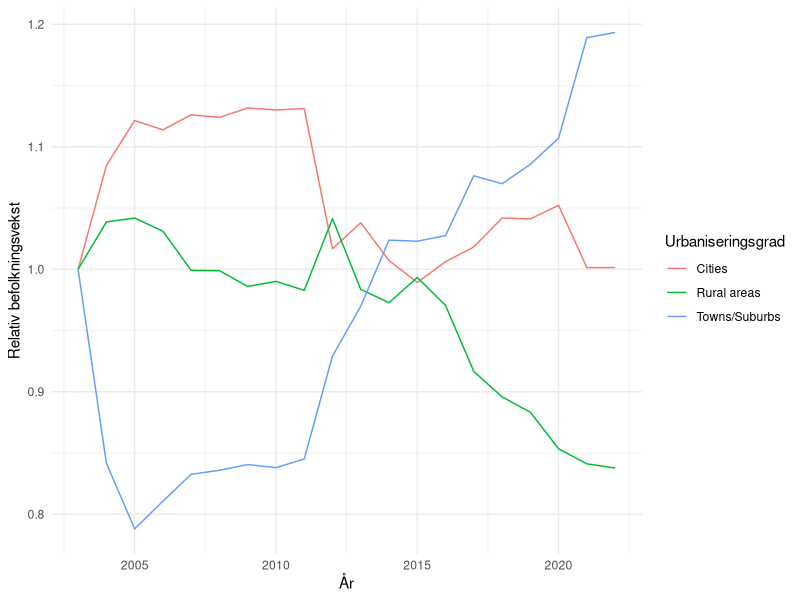
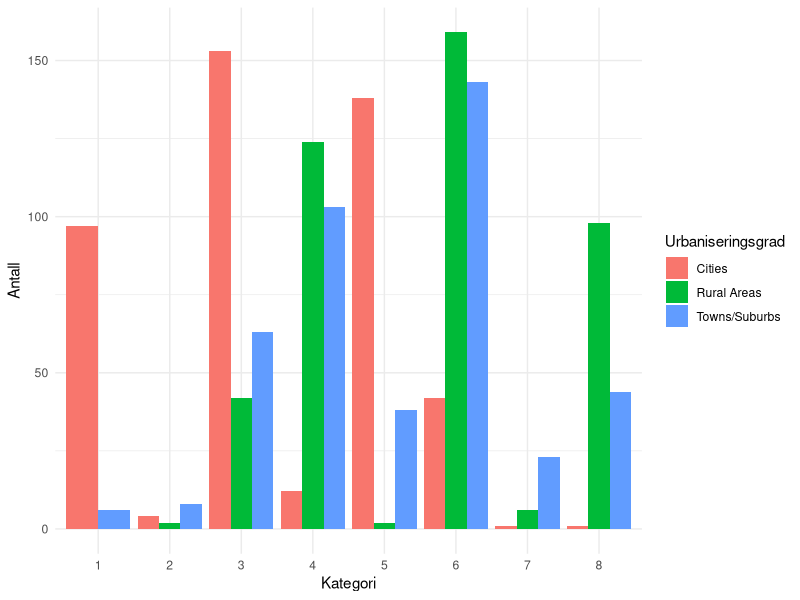
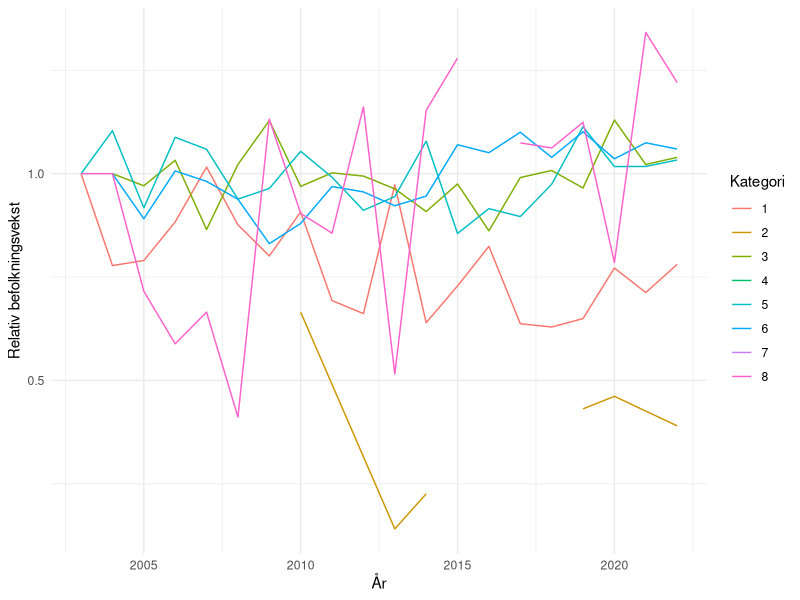
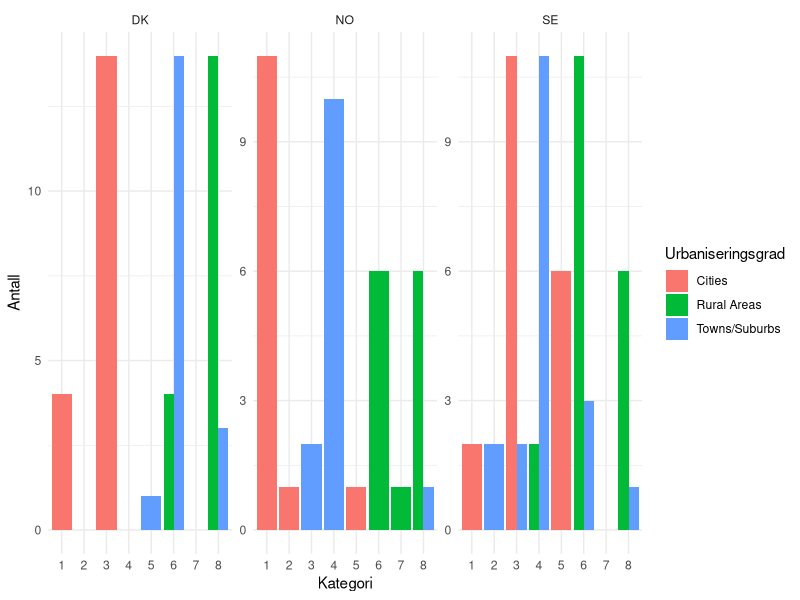
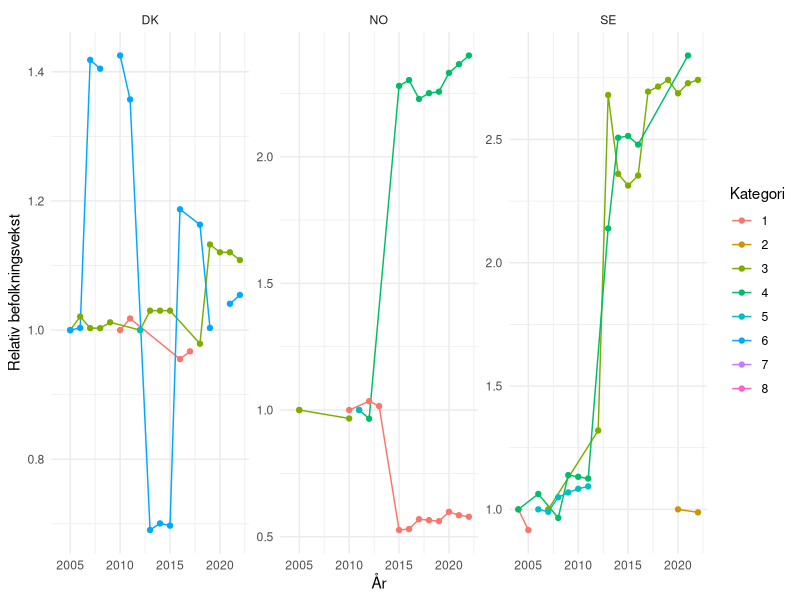
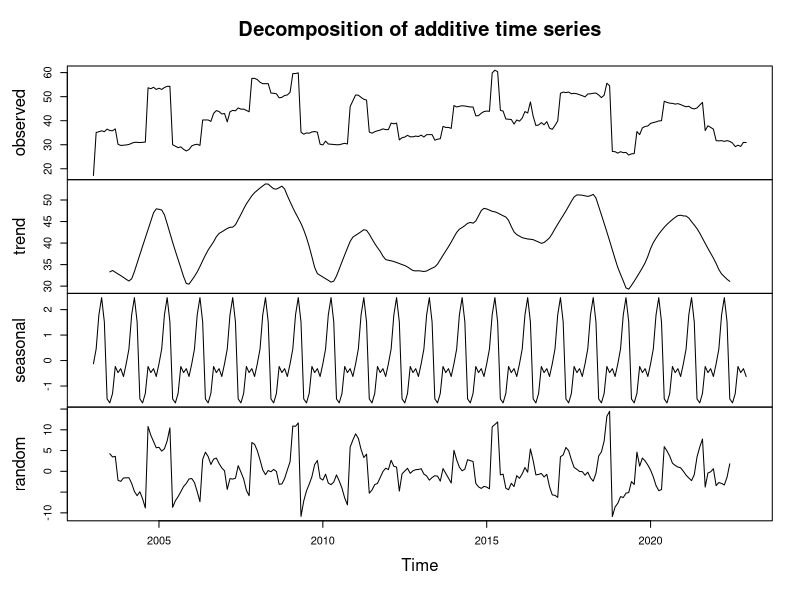
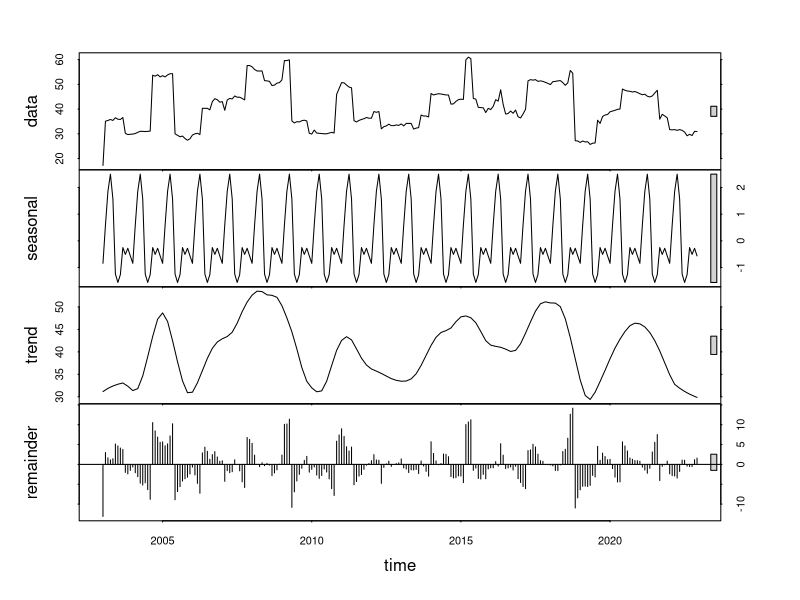
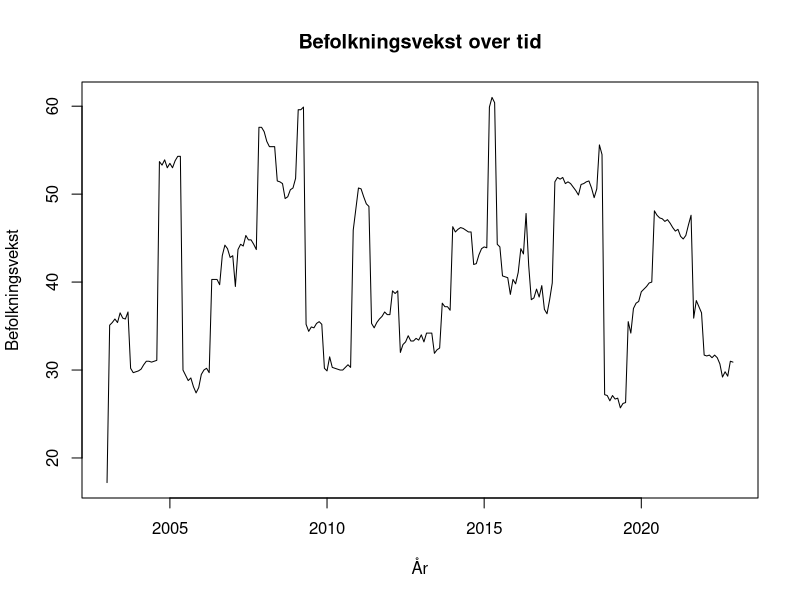

Generate these figures, in order, with R:
## ---- chunk 1
#| label: setup 
#| echo: false
#| output: false
#| message: false
library(tidyverse)
library(readxl)
library(dplyr)
library(ggplot2)
library(flextable)
## ---- chunk 2
#| echo: false
#| message: false
data <- read_csv("ilc_lvho01__custom_9371289_linear.csv") 
## ---- chunk 3
#| echo: false
data <- data |>
  select(geo, deg_urb, TIME_PERIOD, OBS_VALUE) |>
  filter(!(geo %in% c("LV", "MK", "HR", "RO", "RS", "CH", "AL", "IS"))) |>
  mutate(deg_urb = case_when(
    deg_urb == "DEG1" ~ "Cities",
    deg_urb == "DEG2" ~ "Towns/Suburbs",
    deg_urb == "DEG3" ~ "Rural areas"
  ))
## ---- chunk 4
#| echo: false
#| message: false
#| label: fig-gjsnitt-befolkning
#| fig-cap: "Relativ befolkningsvekst i perioden 2003-2022 fordelt på urbaniseringsgradene; cities, towns/suburbs, rural areas."

data %>%
  group_by(deg_urb, TIME_PERIOD) %>%
  summarise(mean_value = mean(OBS_VALUE)) %>%
  mutate(demeaned_value = mean_value/first(mean_value)) %>%
  ggplot(aes(x = TIME_PERIOD, y = demeaned_value, color = deg_urb)) +
  geom_line() +
  labs(x = "År",
       y = "Relativ befolkningsvekst",
       color = "Urbaniseringsgrad") +
  theme_minimal()

## ---- chunk 5
#| echo: false
subset_deg1 <- data |> 
  filter(deg_urb == "Cities")

subset_deg2 <- data |> 
  filter(deg_urb == "Towns/Suburbs")

subset_deg3 <- data |> 
  filter(deg_urb == "Rural areas")
## ---- chunk 6
#| echo: false
summary_deg1 <- subset_deg1 %>%
  summarise(
    min = sprintf("%.2f", min(OBS_VALUE)),
    median = sprintf("%.2f", median(OBS_VALUE)),
    mean = sprintf("%.2f", mean(OBS_VALUE)),
    max = sprintf("%.2f", max(OBS_VALUE)),
    variance = sprintf("%.2f", var(OBS_VALUE)),
    std.dev = sprintf("%.2f", sd(OBS_VALUE))
  ) 

summary_deg2 <- subset_deg2 %>%
  summarise(
    min = sprintf("%.2f", min(OBS_VALUE)),
    median = sprintf("%.2f", median(OBS_VALUE)),
    mean = sprintf("%.2f", mean(OBS_VALUE)),
    max = sprintf("%.2f", max(OBS_VALUE)),
    variance = sprintf("%.2f", var(OBS_VALUE)),
    std.dev = sprintf("%.2f", sd(OBS_VALUE))
  )

summary_deg3 <- subset_deg3 %>%
  summarise(
    min = sprintf("%.2f", min(OBS_VALUE)),
    median = sprintf("%.2f", median(OBS_VALUE)),
    mean = sprintf("%.2f", mean(OBS_VALUE)),
    max = sprintf("%.2f", max(OBS_VALUE)),
    variance = sprintf("%.2f", var(OBS_VALUE)),
    std.dev = sprintf("%.2f", sd(OBS_VALUE))
  )
## ---- chunk 7
#| echo: false
#| label: tbl-summary-degurb
#| tbl-cap: "Deskriptiv statistikk for befolkningsutviklingen i de tre urbaniseringsgradene: cities, towns/suburbs, rural areas."
summary_degurb <- bind_rows(
  mutate(summary_deg1, urbaniseringsgrad = "Cities"),
  mutate(summary_deg2, urbaniseringsgrad = "Towns/Suburbs"),
  mutate(summary_deg3, urbaniseringsgrad = "Rural Areas")
) %>%
  select(urbaniseringsgrad, everything()
) %>%
  flextable() |>
  width(1, width = 1.5) |> 
  width(2, width = 0.8)

summary_degurb
## ---- chunk 8
#| echo: false
#| message: false
data1 <- read_csv("arbeidskraft.csv") |> 
  select(arbeidsvekst = OBS_VALUE, geo, age, deg_urb, TIME_PERIOD)

data2 <- read_csv("arbeidsledighet1.csv") |> 
  select(arbeidsledig = OBS_VALUE, geo,age, deg_urb, TIME_PERIOD)

data3 <- read_csv("huspris.csv") |> 
  select(huspris = OBS_VALUE, geo, deg_urb, TIME_PERIOD)
## ---- chunk 9
#| echo: false
arbeidsvekst <- data1 |>
  filter(age == "Y15-64") |>
  filter(!(geo %in% c("LV", "MK", "HR", "RO", "RS", "CH", "AL", "IS"))) |>
  mutate(deg_urb = case_when(
    deg_urb == "DEG1" ~ "Cities",
    deg_urb == "DEG2" ~ "Towns/Suburbs",
    deg_urb == "DEG3" ~ "Rural Areas",
    TRUE ~ as.character(deg_urb)
  ))
## ---- chunk 10
#| echo: false
arbeidsledig <- data2 |> 
  filter(age == "Y15-64") |>
  filter(!(geo %in% c("LV", "MK", "HR", "RO", "RS", "CH", "AL", "IS"))) |>
  mutate(deg_urb = case_when(
    deg_urb == "DEG1" ~ "Cities",
    deg_urb == "DEG2" ~ "Towns/Suburbs",
    deg_urb == "DEG3" ~ "Rural Areas",
    TRUE ~ as.character(deg_urb) 
  ))
## ---- chunk 11
#| echo: false
huspris <- data3 |> 
  filter(!(geo %in% c("LV", "MK", "HR", "RO", "RS", "CH", "AL", "IS"))) |>
  mutate(deg_urb = case_when(
    deg_urb == "DEG1" ~ "Cities",
    deg_urb == "DEG2" ~ "Towns/Suburbs",
    deg_urb == "DEG3" ~ "Rural Areas",
    TRUE ~ as.character(deg_urb)  # Beholder andre verdier uendret
  ))
## ---- chunk 12
#| echo: false
join <- arbeidsvekst |> 
  left_join(arbeidsledig, join_by(geo, TIME_PERIOD, deg_urb))

join1 <- join |> 
  left_join(huspris, join_by(geo, TIME_PERIOD, deg_urb))

maindata <- join1 |> 
  left_join(data, join_by(geo, TIME_PERIOD, deg_urb)) |>
  select(geo, deg_urb, TIME_PERIOD, OBS_VALUE, arbeidsledig, arbeidsvekst, huspris)
## ---- chunk 13
#| echo: false
maindata <- maindata %>%
  group_by(geo, TIME_PERIOD) %>%
  mutate(arb.ledig.geo.mean = mean(arbeidsledig, na.rm = TRUE), huspris.geo.mean = mean(huspris, na.rm = TRUE), arb.vekst.geo.mean = mean(arbeidsvekst, na.rm = TRUE))
## ---- chunk 14
#| echo: false
maindata <- maindata %>%
  mutate(classification = case_when(
    arbeidsledig > arb.ledig.geo.mean & arbeidsvekst > arb.vekst.geo.mean & huspris > huspris.geo.mean ~ "1.høy arbeisledighet, høy arbeidsvekst, høy huspris",
    arbeidsledig > arb.ledig.geo.mean & arbeidsvekst > arb.vekst.geo.mean & huspris <= huspris.geo.mean ~ "2.høy arbeisledighet, høy arbeidsvekst, lav huspris",
    arbeidsledig > arb.ledig.geo.mean & arbeidsvekst <= arb.vekst.geo.mean & huspris > huspris.geo.mean ~ "3.høy arbeisledighet, lav arbeidsvekst, høy huspris",
    arbeidsledig > arb.ledig.geo.mean & arbeidsvekst <= arb.vekst.geo.mean & huspris <= huspris.geo.mean ~ "4.høy arbeisledighet, lav arbeidsvekst, lav huspris",
    arbeidsledig <= arb.ledig.geo.mean & arbeidsvekst > arb.vekst.geo.mean & huspris > huspris.geo.mean ~ "5.lav arbeisledighet, høy arbeidsvekst, høy huspris",
    arbeidsledig <= arb.ledig.geo.mean & arbeidsvekst > arb.vekst.geo.mean & huspris <= huspris.geo.mean ~ "6.lav arbeisledighet, høy arbeidsvekst, lav huspris",
    arbeidsledig <= arb.ledig.geo.mean & arbeidsvekst <= arb.vekst.geo.mean & huspris > huspris.geo.mean ~ "7.lav arbeisledighet, lav arbeidsvekst, høy huspris",
    arbeidsledig <= arb.ledig.geo.mean & arbeidsvekst <= arb.vekst.geo.mean & huspris <= huspris.geo.mean ~ "8. lav arbeisledighet, lav arbeidsvekst, lav huspris")
  )  %>%
  filter(!is.na(classification))
## ---- chunk 15
#| echo: false
maindata <- maindata %>%
  mutate(classification_nr = case_when(
    arbeidsledig > arb.ledig.geo.mean & arbeidsvekst > arb.vekst.geo.mean & huspris > huspris.geo.mean ~ "1",
    arbeidsledig > arb.ledig.geo.mean & arbeidsvekst > arb.vekst.geo.mean & huspris <= huspris.geo.mean ~ "2",
    arbeidsledig > arb.ledig.geo.mean & arbeidsvekst <= arb.vekst.geo.mean & huspris > huspris.geo.mean ~ "3",
    arbeidsledig > arb.ledig.geo.mean & arbeidsvekst <= arb.vekst.geo.mean & huspris <= huspris.geo.mean ~ "4",
    arbeidsledig <= arb.ledig.geo.mean & arbeidsvekst > arb.vekst.geo.mean & huspris > huspris.geo.mean ~ "5",
    arbeidsledig <= arb.ledig.geo.mean & arbeidsvekst > arb.vekst.geo.mean & huspris <= huspris.geo.mean ~ "6",
    arbeidsledig <= arb.ledig.geo.mean & arbeidsvekst <= arb.vekst.geo.mean & huspris > huspris.geo.mean ~ "7",
    arbeidsledig <= arb.ledig.geo.mean & arbeidsvekst <= arb.vekst.geo.mean & huspris <= huspris.geo.mean ~ "8")
  )  %>%
  filter(!is.na(classification)) 
## ---- chunk 16
#| echo: false
maindata <- maindata %>%
  select(geo, deg_urb, TIME_PERIOD, OBS_VALUE, arbeidsledig, arbeidsvekst, huspris, arb.ledig.geo.mean, arb.vekst.geo.mean, huspris.geo.mean, classification_nr, classification)
## ---- chunk 17
#| echo: false
#| message: false
#| label: fig-stolpediagram
#| fig-cap: "Urbaniseringsgradene cities, towns/suburbs og rural areas fordelt på kategoriene i klassifiseringsmetodikken av Andresson, Håkonsen og Thorsen (2023)."
stolpediagram <- ggplot(maindata, aes(x = as.factor(classification_nr), fill = deg_urb)) +
  geom_bar(position = "dodge", stat = "count") +
  labs(x = "Kategori",
       y = "Antall",
       fill = "Urbaniseringsgrad") +
  theme_minimal()

# Vis stolpediagrammet
print(stolpediagram)
## ---- chunk 18
#| echo: false
#| message: false
#| warning: false
#| label: fig-linjediagram
#| fig-cap: "Relativ befolkningsvekst i kategoriene i klassifiseringsmetodikken til Andresson, Håkonsen og Thorsen (2023) i perioden 2003 til 2022"
maindata %>%
  group_by(classification_nr, TIME_PERIOD) %>%
  summarise(mean_value = mean(OBS_VALUE, na.rm = TRUE)) %>%
    mutate(demeaned_value = mean_value/first(mean_value)) %>%
  ggplot(aes(x = TIME_PERIOD, y = demeaned_value, color = classification_nr)) +
  geom_line() +
  labs(x = "År",
       y = "Relativ befolkningsvekst",
       color = "Kategori") +
  theme_minimal()
## ---- chunk 19
#| label: fig-stolpediagram2
#| fig-cap: "Urbaniseringsgradene cities, towns/suburbs og rural areas fordelt på kategoriene i klassifiseringsmetodikken av Andresson, Håkonsen og Thorsen (2023) for landene Danmark, Norge og Sverige."

stolpediagram2 <- ggplot(filter(maindata, geo %in% c("NO", "SE", "DK")), aes(x = as.factor(classification_nr), fill = deg_urb)) +
  geom_bar(position = "dodge", stat = "count") +
  labs(x = "Kategori",
       y = "Antall", 
       fill = "Urbaniseringsgrad") +
  theme_minimal() +
  facet_wrap(~ geo, scales = "free_y")

print(stolpediagram2)
## ---- chunk 20
#| echo: false
#| message: false
#| warning: false
#| label: fig-skandinavia
#| fig-cap: "Relativ befolkningsvekst i kategoriene i klassifiseringsmetodikken til Andresson, Håkonsen og Thorsen (2023) i perioden 2003 til 2022 for Danmark, Norge og Sverige"

maindata %>%
  filter(geo %in% c("DK", "NO", "SE")) %>%
  group_by(geo, classification_nr, TIME_PERIOD) %>%
  summarise(mean_value = mean(OBS_VALUE, na.rm = TRUE)) %>%
  mutate(demeaned_value = mean_value / first(mean_value)) %>%
  ggplot(aes(x = TIME_PERIOD, y = demeaned_value, color = classification_nr)) +
  geom_line() +
  geom_point() +
  labs(x = "År",
       y = "Relativ befolkningsvekst",
       color = "Kategori") +
  theme_minimal() +
  facet_wrap(~geo, scales = "free_y")


## ---- chunk 21
# Antar at datasettet ditt heter main_data
# Hvis ikke, erstatt main_data med riktig datasett navn

gjennomsnitt_kat6_danmark <- maindata %>%
  filter(geo == "DK" & classification_nr == 6) %>%
  summarise(mean_value = mean(OBS_VALUE, na.rm = TRUE)) %>%
  pull(mean_value)

# Skriv ut gjennomsnittet for kategori 6 i Danmark
print(paste("Gjennomsnitt av observasjoner i kategori 6 for Danmark: ", gjennomsnitt_kat6_danmark))



## ---- chunk 22
# Bruk tidsseriefunksjoner i R, for eksempel ts() for å konvertere dataene til en tidsserieobjekt.
tidsserie_data <- ts(data$OBS_VALUE, start = c(2003, 1), end = c(2022, 12), frequency = 12)

## ---- chunk 23
# Utfør en enkel trendanalyse for å identifisere eventuelle langsiktige mønstre i befolkningsveksten.
trend <- decompose(tidsserie_data)
plot(trend)
## ---- chunk 24
# Hvis det er sesongvariasjoner i dataene, kan du bruke sesongjusteringsmetoder som seasonal fra forecast-pakken.
sesongjustert <- stl(tidsserie_data, s.window = "periodic")
plot(sesongjustert)

## ---- chunk 25
# Opprett et enkelt tidsserieplot for å visualisere konjunkturutviklingen over tid.
plot(tidsserie_data, type = "l", main = "Befolkningsvekst over tid", xlab = "År", ylab = "Befolkningsvekst")

## ---- chunk 26
maindata$konjunktur <- ifelse(maindata$OBS_VALUE > mean(maindata$OBS_VALUE), "Høykonjunktur", "Lavkonjunktur")

ggplot(maindata, aes(x = TIME_PERIOD, y = OBS_VALUE, color = )) +
  geom_point() +
  facet_wrap(~ geo, scales = "free_y", ncol = 1) +
  labs(title = "Konjunkturforhold over tid",
       x = "Tidsperiode",
       y = "Observasjonsverdi") +
  theme_minimal()
